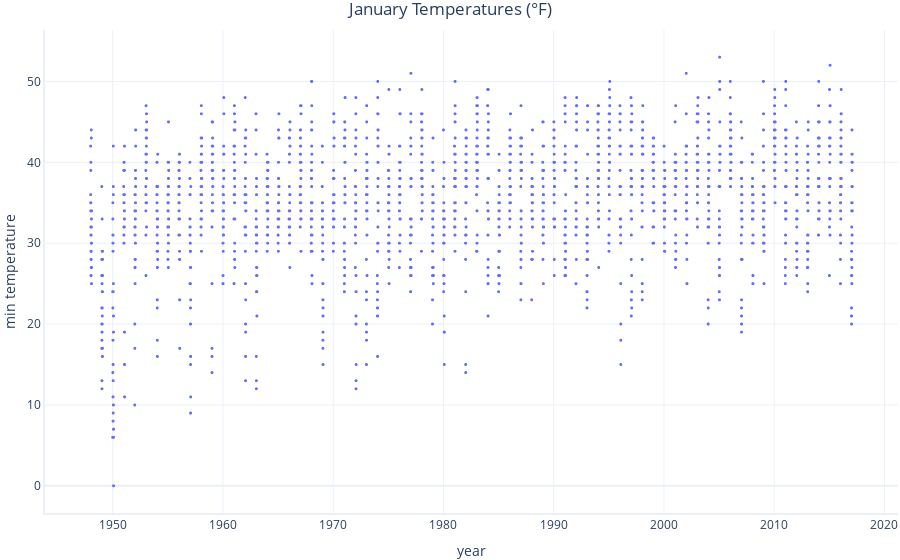

The code cell stored with this chart in its notebook:
### Markdown cell above
Looks like we still have over 2000 rows left.

We will be analysing the relationship between `date` and daily minimum temperatures. To do this, we need to convert each date into a simple number (year) that the computer can understand it better.

### Code cell
from datetime import datetime
from dateutil import relativedelta
import graphing # custom graphing code. See our github repository for details

# Convert the dates into numbers so we can use it in our models
# We make a year column which can contain fractions. For example
# 1948.5 is half way through the year 1948
data["year"] = [(d.year + d.timetuple().tm_yday / 365.25) for d in data.date]

# Let's take a quick look at our data
graphing.scatter_2D(data, label_x="year", label_y="min_temperature", title="January Temperatures (°F)")

### Figure 1 — Plotly figure (JSON) as saved in the notebook; plotly's stock layout.template omitted (floating-point values rounded to 4 significant figures; data arrays with more than 128 entries replaced by an {"elided": "..."} marker saying what was removed)
{"data": [{"hovertemplate": "year=%{x}<br>min temperature=%{y}<extra></extra>", "legendgroup": "", "marker": {"color": "#636efa", "size": 3, "symbol": "circle"}, "mode": "markers", "name": "", "showlegend": false, "type": "scattergl", "x": {"elided": "2170 float values"}, "xaxis": "x", "y": {"elided": "2170 int values"}, "yaxis": "y"}], "layout": {"legend": {"tracegroupgap": 0}, "title": {"text": "January Temperatures (°F)"}, "xaxis": {"anchor": "y", "domain": [0, 1], "title": {"text": "year"}}, "yaxis": {"anchor": "x", "domain": [0, 1], "title": {"text": "min temperature"}}}}
